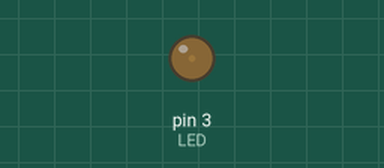
This sketch was run on a simulated Arduino Uno, built with avr-gcc and run on an emulated ATmega328P. Shown: output pins drawn as LEDs (lit = HIGH).

Above: at 0.05 s.
At 0.5 s:
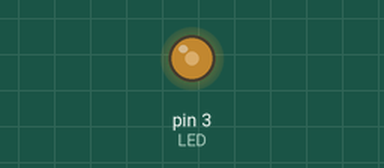
At 0.75 s:
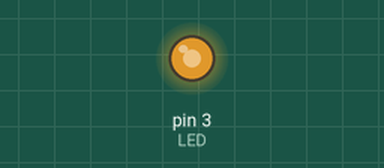
At 1.0 s:
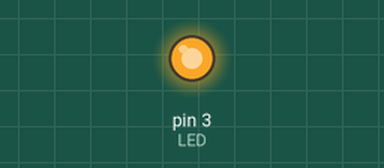
Timing chart, 0 to 3.0 s (numbered marks = the images above):
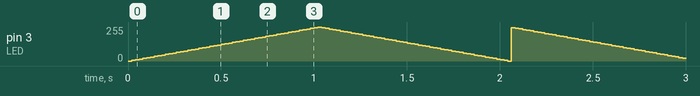

The sketch:

Wechselblinker.ino
```cpp
// C++ code
// Variablen

int LED = 3;
int helligkeit = 0;
int x = 5;
int pause = 20;

void setup()
{
  pinMode(LED, OUTPUT);
}

void loop()
{
  analogWrite(LED, helligkeit);

  // Helligkeit verändern
  helligkeit += x;
  delay(pause);

  if(helligkeit == 255 || helligkeit == 255){
    // Vorzeichenwechsel
  	x = -x;
  }

}
```
